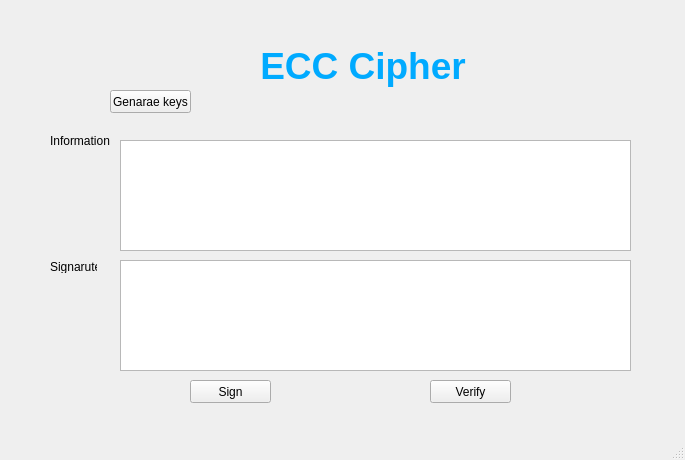
<?xml version="1.0" encoding="UTF-8"?>
<ui version="4.0">
 <class>MainWindow</class>
 <widget class="QMainWindow" name="MainWindow">
  <property name="geometry">
   <rect>
    <x>0</x>
    <y>0</y>
    <width>685</width>
    <height>460</height>
   </rect>
  </property>
  <property name="windowTitle">
   <string>MainWindow</string>
  </property>
  <widget class="QWidget" name="centralwidget">
   <widget class="QLabel" name="label">
    <property name="geometry">
     <rect>
      <x>250</x>
      <y>40</y>
      <width>401</width>
      <height>51</height>
     </rect>
    </property>
    <property name="palette">
     <palette>
      <active>
       <colorrole role="WindowText">
        <brush brushstyle="SolidPattern">
         <color alpha="255">
          <red>0</red>
          <green>170</green>
          <blue>255</blue>
         </color>
        </brush>
       </colorrole>
      </active>
      <inactive>
       <colorrole role="WindowText">
        <brush brushstyle="SolidPattern">
         <color alpha="255">
          <red>0</red>
          <green>170</green>
          <blue>255</blue>
         </color>
        </brush>
       </colorrole>
      </inactive>
      <disabled>
       <colorrole role="WindowText">
        <brush brushstyle="SolidPattern">
         <color alpha="255">
          <red>120</red>
          <green>120</green>
          <blue>120</blue>
         </color>
        </brush>
       </colorrole>
      </disabled>
     </palette>
    </property>
    <property name="font">
     <font>
      <pointsize>28</pointsize>
      <weight>75</weight>
      <bold>true</bold>
     </font>
    </property>
    <property name="text">
     <string> ECC Cipher</string>
    </property>
   </widget>
   <widget class="QLabel" name="label_2">
    <property name="geometry">
     <rect>
      <x>50</x>
      <y>130</y>
      <width>71</width>
      <height>21</height>
     </rect>
    </property>
    <property name="text">
     <string>Information</string>
    </property>
   </widget>
   <widget class="QLabel" name="label_3">
    <property name="geometry">
     <rect>
      <x>50</x>
      <y>260</y>
      <width>47</width>
      <height>13</height>
     </rect>
    </property>
    <property name="text">
     <string>Signarute</string>
    </property>
   </widget>
   <widget class="QPushButton" name="btn_gen_keys">
    <property name="geometry">
     <rect>
      <x>110</x>
      <y>90</y>
      <width>81</width>
      <height>23</height>
     </rect>
    </property>
    <property name="text">
     <string>Genarae keys</string>
    </property>
   </widget>
   <widget class="QPlainTextEdit" name="txt_info">
    <property name="geometry">
     <rect>
      <x>120</x>
      <y>140</y>
      <width>511</width>
      <height>111</height>
     </rect>
    </property>
   </widget>
   <widget class="QPlainTextEdit" name="txt_sign">
    <property name="geometry">
     <rect>
      <x>120</x>
      <y>260</y>
      <width>511</width>
      <height>111</height>
     </rect>
    </property>
   </widget>
   <widget class="QPushButton" name="btn_sign">
    <property name="geometry">
     <rect>
      <x>190</x>
      <y>380</y>
      <width>81</width>
      <height>23</height>
     </rect>
    </property>
    <property name="text">
     <string>Sign</string>
    </property>
   </widget>
   <widget class="QPushButton" name="btn_verify">
    <property name="geometry">
     <rect>
      <x>430</x>
      <y>380</y>
      <width>81</width>
      <height>23</height>
     </rect>
    </property>
    <property name="text">
     <string>Verify</string>
    </property>
   </widget>
  </widget>
  <widget class="QMenuBar" name="menubar">
   <property name="geometry">
    <rect>
     <x>0</x>
     <y>0</y>
     <width>685</width>
     <height>21</height>
    </rect>
   </property>
  </widget>
  <widget class="QStatusBar" name="statusbar"/>
 </widget>
 <resources/>
 <connections/>
</ui>
